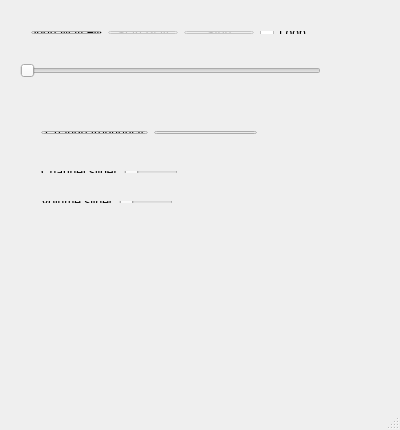
<?xml version="1.0" encoding="UTF-8"?>
<ui version="4.0">
 <class>MainWindow</class>
 <widget class="QMainWindow" name="MainWindow">
  <property name="geometry">
   <rect>
    <x>0</x>
    <y>0</y>
    <width>400</width>
    <height>430</height>
   </rect>
  </property>
  <property name="windowTitle">
   <string>MainWindow</string>
  </property>
  <widget class="QWidget" name="centralWidget">
   <widget class="QWidget" name="layoutWidget">
    <property name="geometry">
     <rect>
      <x>20</x>
      <y>20</y>
      <width>303</width>
      <height>25</height>
     </rect>
    </property>
    <layout class="QHBoxLayout" name="horizontalLayout">
     <item>
      <widget class="QPushButton" name="openWaveButton">
       <property name="text">
        <string>Open Wav File</string>
       </property>
      </widget>
     </item>
     <item>
      <widget class="QPushButton" name="playButton">
       <property name="enabled">
        <bool>false</bool>
       </property>
       <property name="text">
        <string>Start Play</string>
       </property>
      </widget>
     </item>
     <item>
      <widget class="QPushButton" name="stopButton">
       <property name="enabled">
        <bool>false</bool>
       </property>
       <property name="text">
        <string>Stop</string>
       </property>
      </widget>
     </item>
     <item>
      <widget class="QCheckBox" name="loopCheckBox">
       <property name="text">
        <string>Loop</string>
       </property>
      </widget>
     </item>
    </layout>
   </widget>
   <widget class="QWidget" name="layoutWidget">
    <property name="geometry">
     <rect>
      <x>30</x>
      <y>120</y>
      <width>238</width>
      <height>25</height>
     </rect>
    </property>
    <layout class="QHBoxLayout" name="horizontalLayout_2">
     <item>
      <widget class="QPushButton" name="changeFrequencyButton">
       <property name="text">
        <string>Change frequency</string>
       </property>
      </widget>
     </item>
     <item>
      <widget class="QLineEdit" name="changeFrequencyLineEdit"/>
     </item>
    </layout>
   </widget>
   <widget class="QWidget" name="layoutWidget">
    <property name="geometry">
     <rect>
      <x>30</x>
      <y>160</y>
      <width>159</width>
      <height>24</height>
     </rect>
    </property>
    <layout class="QHBoxLayout" name="horizontalLayout_3">
     <item>
      <widget class="QLabel" name="label">
       <property name="text">
        <string>Channel slider</string>
       </property>
      </widget>
     </item>
     <item>
      <widget class="QSlider" name="channelSlider">
       <property name="orientation">
        <enum>Qt::Horizontal</enum>
       </property>
      </widget>
     </item>
    </layout>
   </widget>
   <widget class="QWidget" name="layoutWidget">
    <property name="geometry">
     <rect>
      <x>30</x>
      <y>190</y>
      <width>154</width>
      <height>24</height>
     </rect>
    </property>
    <layout class="QHBoxLayout" name="horizontalLayout_4">
     <item>
      <widget class="QLabel" name="label_2">
       <property name="text">
        <string>Volume slider</string>
       </property>
      </widget>
     </item>
     <item>
      <widget class="QSlider" name="volumeSlider">
       <property name="orientation">
        <enum>Qt::Horizontal</enum>
       </property>
      </widget>
     </item>
    </layout>
   </widget>
   <widget class="QSlider" name="playingTimeSlider">
    <property name="enabled">
     <bool>false</bool>
    </property>
    <property name="geometry">
     <rect>
      <x>20</x>
      <y>60</y>
      <width>301</width>
      <height>22</height>
     </rect>
    </property>
    <property name="orientation">
     <enum>Qt::Horizontal</enum>
    </property>
   </widget>
  </widget>
  <widget class="QStatusBar" name="statusBar"/>
  <action name="action_Open_Wav_file">
   <property name="text">
    <string>&amp;Open Wav file</string>
   </property>
  </action>
 </widget>
 <layoutdefault spacing="6" margin="11"/>
 <resources/>
 <connections/>
</ui>
